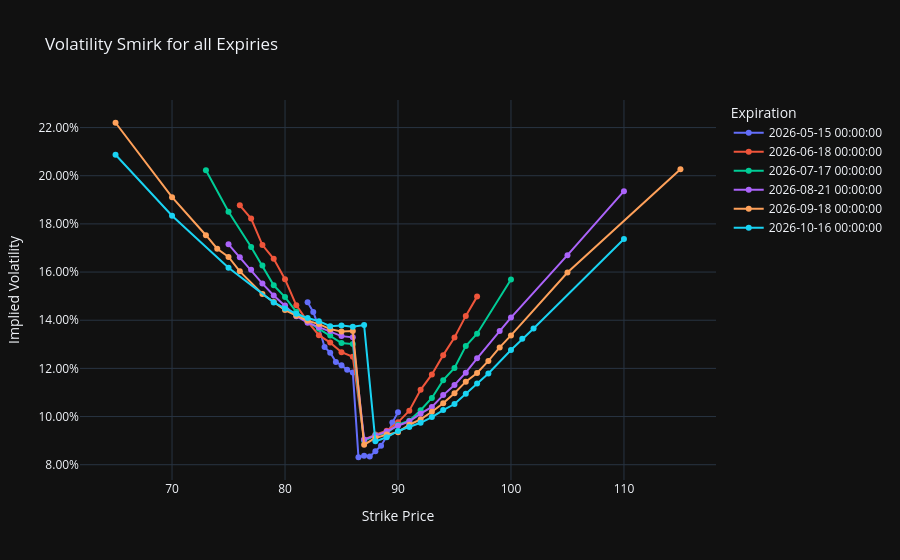

Here is the notebook cell this chart was saved with:
### Markdown cell above
148 strikes should be plently for calibration. Now let's look at the volatility smiles for different expirations and see if the smile looks correct.

### Code cell
# Look at all expirations
df_smile = cleaned_options

# Plot IV vs. Strike
fig_smile = px.line(
    df_smile, 
    x='Strike', 
    y='IV',
    color='Expiration',
    markers=True,
    hover_data=['Bid', 'Ask', 'Option Type', 'Volume', 'Open Int'],
    title="Volatility Smirk for all Expiries",
    labels={'IV': 'Implied Volatility', 'Strike': 'Strike Price'}
)

fig_smile.update_layout(template="plotly_dark", hovermode="x unified")
fig_smile.update_layout(yaxis=dict(tickformat=".2%"))
fig_smile.show()

### Figure 1 — Plotly figure (JSON) as saved in the notebook; plotly's stock layout.template omitted (floating-point values rounded to 4 significant figures; data arrays with more than 128 entries replaced by an {"elided": "..."} marker saying what was removed)
{"data": [{"customdata": [[0.06, 0.07, "Put", 40, 15863], [0.07, 0.08, "Put", 107, 136], [0.09, 0.1, "Put", 534, 9187], [0.12, 0.14, "Put", 166, 188], [0.17, 0.18, "Put", 679, 34860], [0.23, 0.24, "Put", 304, 385], [0.32, 0.33, "Put", 2041, 70941], [0.44, 0.45, "Put", 79, 1722], [0.6, 0.61, "Put", 1792, 41320], [0.82, 0.84, "Call", 3777, 8178], [0.57, 0.59, "Call", 2903, 70528], [0.38, 0.4, "Call", 110, 1398], [0.25, 0.26, "Call", 27686, 51185], [0.16, 0.17, "Call", 5203, 3974], [0.11, 0.12, "Call", 3535, 78206], [0.08, 0.09, "Call", 29, 1760], [0.06, 0.07, "Call", 30429, 102561]], "hovertemplate": "Expiration=2026-05-15 00:00:00<br>Strike Price=%{x}<br>Implied Volatility=%{y}<br>Bid=%{customdata[0]}<br>Ask=%{customdata[1]}<br>Option Type=%{customdata[2]}<br>Volume=%{customdata[3]}<br>Open Int=%{customdata[4]}<extra></extra>", "legendgroup": "2026-05-15 00:00:00", "line": {"color": "#636efa", "dash": "solid"}, "marker": {"symbol": "circle"}, "mode": "lines+markers", "name": "2026-05-15 00:00:00", "orientation": "v", "showlegend": true, "type": "scatter", "x": [82.0, 82.5, 83.0, 83.5, 84.0, 84.5, 85.0, 85.5, 86.0, 86.5, 87.0, 87.5, 88.0, 88.5, 89.0, 89.5, 90.0], "xaxis": "x", "y": [0.1475, 0.1434, 0.137, 0.1289, 0.1265, 0.1227, 0.1213, 0.1194, 0.1183, 0.0831, 0.0837, 0.0834, 0.0856, 0.0879, 0.0917, 0.0975, 0.1018], "yaxis": "y"}, {"customdata": [[0.07, 0.08, "Put", 2, 815], [0.09, 0.1, "Put", 0, 13505], [0.11, 0.12, "Put", 5, 4646], [0.14, 0.15, "Put", 77, 11011], [0.18, 0.19, "Put", 2298, 25584], [0.23, 0.25, "Put", 26, 22118], [0.31, 0.33, "Put", 2117, 35388], [0.43, 0.45, "Put", 2157, 22057], [0.6, 0.62, "Put", 3300, 29553], [0.85, 0.88, "Put", 297, 46081], [1.2, 1.23, "Put", 279, 20145], [1.18, 1.21, "Call", 7570, 40029], [0.78, 0.81, "Call", 2342, 99738], [0.51, 0.52, "Call", 493, 22247], [0.33, 0.34, "Call", 3230, 66194], [0.22, 0.23, "Call", 408, 15786], [0.15, 0.17, "Call", 1288, 21618], [0.12, 0.13, "Call", 175, 23323], [0.09, 0.1, "Call", 43, 17684], [0.08, 0.09, "Call", 128, 31467], [0.07, 0.08, "Call", 30, 24597], [0.06, 0.07, "Call", 16, 39212]], "hovertemplate": "Expiration=2026-06-18 00:00:00<br>Strike Price=%{x}<br>Implied Volatility=%{y}<br>Bid=%{customdata[0]}<br>Ask=%{customdata[1]}<br>Option Type=%{customdata[2]}<br>Volume=%{customdata[3]}<br>Open Int=%{customdata[4]}<extra></extra>", "legendgroup": "2026-06-18 00:00:00", "line": {"color": "#EF553B", "dash": "solid"}, "marker": {"symbol": "circle"}, "mode": "lines+markers", "name": "2026-06-18 00:00:00", "orientation": "v", "showlegend": true, "type": "scatter", "x": [76.0, 77.0, 78.0, 79.0, 80.0, 81.0, 82.0, 83.0, 84.0, 85.0, 86.0, 87.0, 88.0, 89.0, 90.0, 91.0, 92.0, 93.0, 94.0, 95.0, 96.0, 97.0], "xaxis": "x", "y": [0.1877, 0.1822, 0.1712, 0.1655, 0.157, 0.1462, 0.1394, 0.1338, 0.1307, 0.1267, 0.1248, 0.0904, 0.0925, 0.0941, 0.0976, 0.1024, 0.1111, 0.1175, 0.1255, 0.1328, 0.1418, 0.1498], "yaxis": "y"}, {"customdata": [[0.09, 0.1, "Put", 10, 806], [0.12, 0.14, "Put", 1511, 40889], [0.18, 0.19, "Put", 0, 1035], [0.21, 0.23, "Put", 0, 5237], [0.26, 0.28, "Put", 75, 1969], [0.33, 0.34, "Put", 72, 12655], [0.42, 0.43, "Put", 22, 5041], [0.54, 0.56, "Put", 29, 4732], [0.71, 0.73, "Put", 12, 4822], [0.93, 0.96, "Put", 1066, 4677], [1.23, 1.25, "Put", 58, 14933], [1.6, 1.63, "Put", 10, 12507], [1.54, 1.57, "Call", 173, 16096], [1.11, 1.14, "Call", 82, 5624], [0.79, 0.81, "Call", 3, 5331], [0.56, 0.58, "Call", 506, 23772], [0.39, 0.41, "Call", 1, 5609], [0.29, 0.3, "Call", 30, 19624], [0.22, 0.23, "Call", 0, 7888], [0.17, 0.19, "Call", 165, 11080], [0.15, 0.16, "Call", 10, 7495], [0.13, 0.14, "Call", 3, 1051], [0.11, 0.12, "Call", 0, 11886], [0.08, 0.09, "Call", 19, 16981]], "hovertemplate": "Expiration=2026-07-17 00:00:00<br>Strike Price=%{x}<br>Implied Volatility=%{y}<br>Bid=%{customdata[0]}<br>Ask=%{customdata[1]}<br>Option Type=%{customdata[2]}<br>Volume=%{customdata[3]}<br>Open Int=%{customdata[4]}<extra></extra>", "legendgroup": "2026-07-17 00:00:00", "line": {"color": "#00cc96", "dash": "solid"}, "marker": {"symbol": "circle"}, "mode": "lines+markers", "name": "2026-07-17 00:00:00", "orientation": "v", "showlegend": true, "type": "scatter", "x": [73.0, 75.0, 77.0, 78.0, 79.0, 80.0, 81.0, 82.0, 83.0, 84.0, 85.0, 86.0, 87.0, 88.0, 89.0, 90.0, 91.0, 92.0, 93.0, 94.0, 95.0, 96.0, 97.0, 100.0], "xaxis": "x", "y": [0.2023, 0.185, 0.1704, 0.1627, 0.1545, 0.1496, 0.1435, 0.1394, 0.1365, 0.1337, 0.1305, 0.1301, 0.0899, 0.0922, 0.0931, 0.0966, 0.0983, 0.1026, 0.1077, 0.1151, 0.1202, 0.1293, 0.1344, 0.1569], "yaxis": "y"}, {"customdata": {"elided": "27x5 mixed values"}, "hovertemplate": "Expiration=2026-08-21 00:00:00<br>Strike Price=%{x}<br>Implied Volatility=%{y}<br>Bid=%{customdata[0]}<br>Ask=%{customdata[1]}<br>Option Type=%{customdata[2]}<br>Volume=%{customdata[3]}<br>Open Int=%{customdata[4]}<extra></extra>", "legendgroup": "2026-08-21 00:00:00", "line": {"color": "#ab63fa", "dash": "solid"}, "marker": {"symbol": "circle"}, "mode": "lines+markers", "name": "2026-08-21 00:00:00", "orientation": "v", "showlegend": true, "type": "scatter", "x": [75.0, 76.0, 77.0, 78.0, 79.0, 80.0, 81.0, 82.0, 83.0, 84.0, 85.0, 86.0, 87.0, 88.0, 89.0, 90.0, 91.0, 92.0, 93.0, 94.0, 95.0, 96.0, 97.0, 99.0, 100.0, 105.0, 110.0], "xaxis": "x", "y": [0.1715, 0.1661, 0.161, 0.1552, 0.1503, 0.1461, 0.1417, 0.139, 0.1371, 0.1355, 0.1334, 0.1329, 0.0905, 0.0921, 0.0938, 0.0962, 0.098, 0.1012, 0.104, 0.1089, 0.1131, 0.1182, 0.1242, 0.1355, 0.1411, 0.167, 0.1936], "yaxis": "y"}, {"customdata": {"elided": "31x5 mixed values"}, "hovertemplate": "Expiration=2026-09-18 00:00:00<br>Strike Price=%{x}<br>Implied Volatility=%{y}<br>Bid=%{customdata[0]}<br>Ask=%{customdata[1]}<br>Option Type=%{customdata[2]}<br>Volume=%{customdata[3]}<br>Open Int=%{customdata[4]}<extra></extra>", "legendgroup": "2026-09-18 00:00:00", "line": {"color": "#FFA15A", "dash": "solid"}, "marker": {"symbol": "circle"}, "mode": "lines+markers", "name": "2026-09-18 00:00:00", "orientation": "v", "showlegend": true, "type": "scatter", "x": [65.0, 70.0, 73.0, 74.0, 75.0, 76.0, 78.0, 79.0, 80.0, 81.0, 82.0, 83.0, 84.0, 85.0, 86.0, 87.0, 88.0, 89.0, 90.0, 91.0, 92.0, 93.0, 94.0, 95.0, 96.0, 97.0, 98.0, 99.0, 100.0, 105.0, 115.0], "xaxis": "x", "y": [0.222, 0.1911, 0.1753, 0.1697, 0.1663, 0.1603, 0.1509, 0.1476, 0.1442, 0.1419, 0.1398, 0.1384, 0.1363, 0.1353, 0.1355, 0.0883, 0.0911, 0.0925, 0.0935, 0.0966, 0.0988, 0.102, 0.1055, 0.1097, 0.1145, 0.1181, 0.1231, 0.1287, 0.1337, 0.1598, 0.2027], "yaxis": "y"}, {"customdata": {"elided": "27x5 mixed values"}, "hovertemplate": "Expiration=2026-10-16 00:00:00<br>Strike Price=%{x}<br>Implied Volatility=%{y}<br>Bid=%{customdata[0]}<br>Ask=%{customdata[1]}<br>Option Type=%{customdata[2]}<br>Volume=%{customdata[3]}<br>Open Int=%{customdata[4]}<extra></extra>", "legendgroup": "2026-10-16 00:00:00", "line": {"color": "#19d3f3", "dash": "solid"}, "marker": {"symbol": "circle"}, "mode": "lines+markers", "name": "2026-10-16 00:00:00", "orientation": "v", "showlegend": true, "type": "scatter", "x": [65.0, 70.0, 75.0, 79.0, 80.0, 81.0, 82.0, 83.0, 84.0, 85.0, 86.0, 87.0, 88.0, 89.0, 90.0, 91.0, 92.0, 93.0, 94.0, 95.0, 96.0, 97.0, 98.0, 100.0, 101.0, 102.0, 110.0], "xaxis": "x", "y": [0.2087, 0.1834, 0.1618, 0.1474, 0.1449, 0.1427, 0.1409, 0.1396, 0.1375, 0.1378, 0.1373, 0.138, 0.0897, 0.0914, 0.094, 0.0957, 0.0974, 0.0998, 0.1027, 0.1052, 0.1095, 0.1137, 0.1179, 0.1276, 0.1323, 0.1366, 0.1737], "yaxis": "y"}], "layout": {"hovermode": "x unified", "legend": {"title": {"text": "Expiration"}, "tracegroupgap": 0}, "title": {"text": "Volatility Smirk for all Expiries"}, "xaxis": {"anchor": "y", "domain": [0, 1], "title": {"text": "Strike Price"}}, "yaxis": {"anchor": "x", "domain": [0, 1], "tickformat": ".2%", "title": {"text": "Implied Volatility"}}}}
